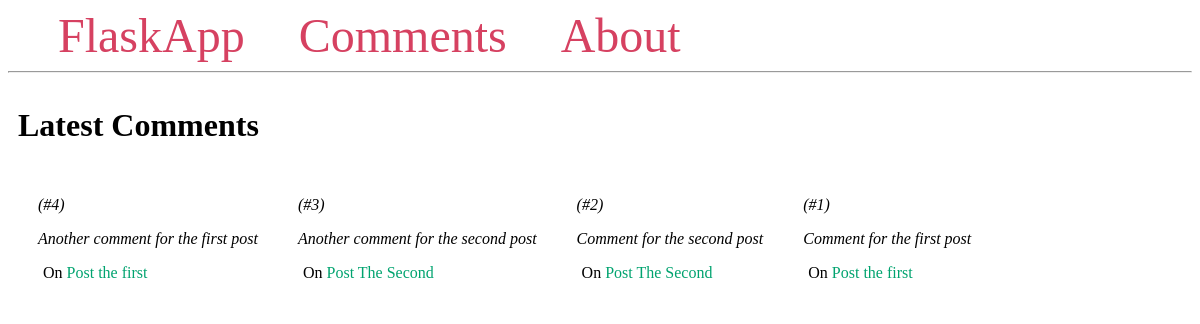
Page /comments/ on the committed database.
### app.py (models this page shows, shortened)
class Comment(db.Model):
    id = db.Column(db.Integer, primary_key = True)
    content = db.Column(db.Text)
    post_id = db.Column(db.Integer, db.ForeignKey('post.id'))

class Post(db.Model):
    id = db.Column(db.Integer, primary_key = True)
    title = db.Column(db.String(100))
    content = db.Column(db.Text)
    comments = db.relationship('Comment', backref = 'post')

### app.py (the view)
@app.route('/comments/')
def comments():
    comments = Comment.query.order_by(Comment.id.desc()).all()
    return render_template('comments.html', comments = comments)

### templates/comments.html
{% extends 'base.html' %}
{% block content %}
    <span class="title"><h1>{% block title %} Latest Comments {% endblock %}</h1></span>
    <div class="content">
                {% for comment in comments %}
                    <div class="comment">
                        <i>
                            (#{{ comment.id }})
                            <p>{{ comment.content }}</p>
                        </i>
                        <p class="title">
                        On <a href="{{ url_for('post',
                                                post_id=comment.post.id) }}">
                                {{ comment.post.title }}
                              </a>
                        </p>
                    </div>
                {% endfor %}
            </div>
    </div>
{% endblock %}

### templates/base.html (shortened to what this page needs)
<!DOCTYPE html>
<html lang="en">
<head>
</head>
<body>
    <nav>
        <a href="{{ url_for('index') }}">FlaskApp</a>
        <a href="{{ url_for('comments')}}">Comments</a>
        <a href="#">About</a>
    </nav>
    <hr>
    <div class="content">
        {% block content %} {% endblock %}
    </body>
    </html>

### templates/base.html (style rules this page uses)
.title { margin: 5px; }
.content { margin: 5px; width: 100%; display: flex; flex-direction: row; flex-wrap: wrap; }
.comment { padding: 10px; margin: 10px; background-color: #fff; }
.title a { color: #00a36f; text-decoration: none; }
nav a { color: #d64161; font-size: 3em; margin-left: 50px; text-decoration: none; }

### rows in the picture
Comment: id "4", content "Another comment for the first post", post "Post the first"
Comment: id "3", content "Another comment for the second post", post "Post The Second"
Comment: id "2", content "Comment for the second post", post "Post The Second"
Comment: id "1", content "Comment for the first post", post "Post the first"
